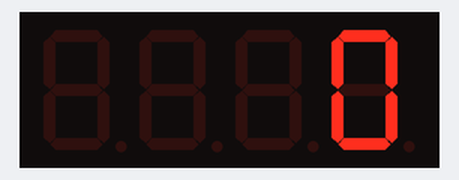
Bench run of a sketch on a simulated ATtiny85, built with avr-gcc and run on an emulated ATtiny85. Shown: 4-digit seven-segment display.

Above: at 0.1 s.
At 7.1 s:
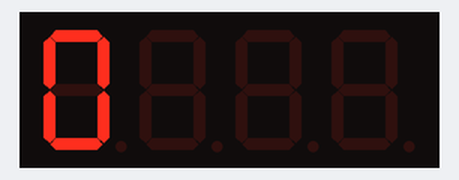
At 11.1 s:
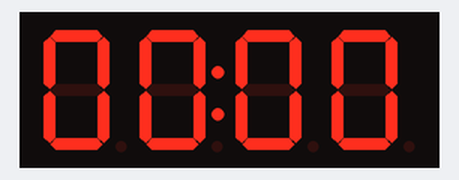
At 14.6 s:
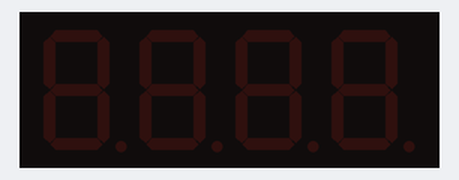

Measured:
- by itself, everything shown: repeats every 15.1 s, in 30 steps
- what the display in image 1 shows lasts 0.5 s, from 7.0 s to 7.5 s

The sketch:

sevenSegBasic.ino
```cpp
#include <Wire.h> // Enable this line if using Arduino Uno, Mega, etc.
#include <Adafruit_GFX.h>
#include "Adafruit_LEDBackpack.h"

Adafruit_7segment matrix = Adafruit_7segment();

void setup() {
#ifndef __AVR_ATtiny85__
  Serial.begin(9600);
  Serial.println("7 Segment Backpack Test");
#endif
  matrix.begin(0x70);
}

void loop() {

  // right blinker
  int x=0;
  while(x<5){
    matrix.writeDigitNum(4,0);
    matrix.writeDisplay();
    delay(500);
    matrix.clear();
    matrix.writeDisplay();
    delay(500);
    x++;
  }

// left blinker
  int y=0;
  while(y<5){
    matrix.writeDigitNum(0,0);
    matrix.writeDisplay();
    delay(500);
    matrix.clear();
    matrix.writeDisplay();
    delay(500);
    y++;
  }

  int z=0;
  while(z<5){
    matrix.writeDigitNum(0,0);
    matrix.writeDigitNum(1,0);
    matrix.writeDigitNum(2,0);
    matrix.writeDigitNum(3,0);
    matrix.writeDigitNum(4,0);
    matrix.writeDisplay();
    delay(500);
    matrix.clear();
    matrix.writeDisplay();
    delay(500);
    z++;
  }

}
```
